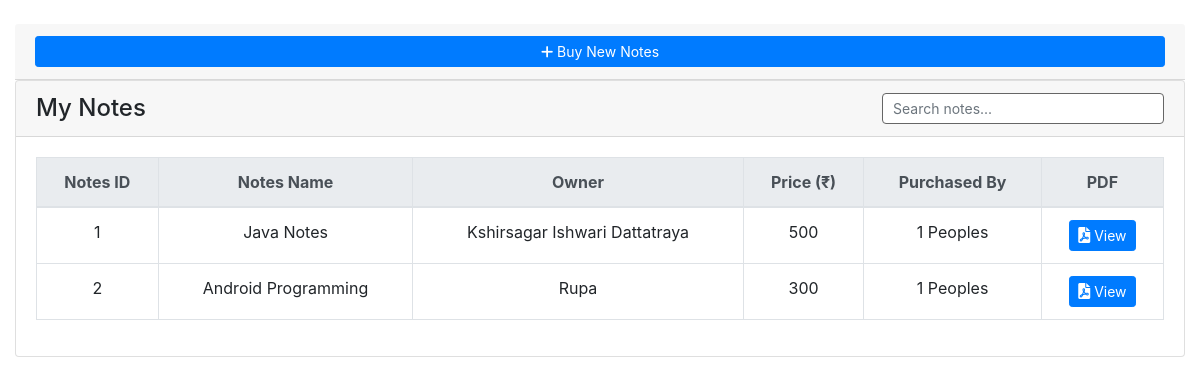
The app's page /notes.php, older data.
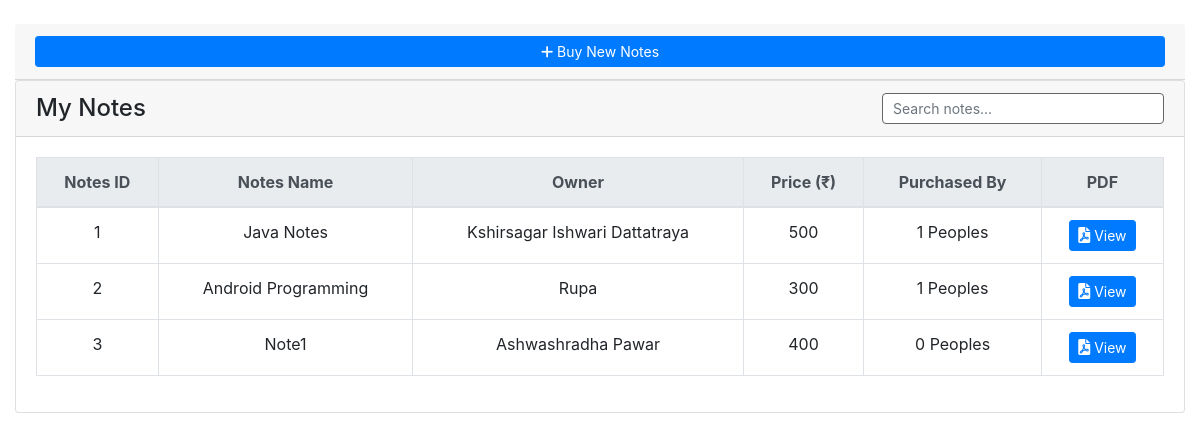
The same page, newer data.
### tables this page shows
CREATE TABLE `notes` (
  `notes_id` int(11) NOT NULL,
  `notes_owner_id` int(11) NOT NULL,
  `notes_name` varchar(200) NOT NULL,
  `notes_price` int(11) NOT NULL,
  `notes_pdf_link` varchar(500) NOT NULL
);

CREATE TABLE `users_database` (
  `user_id` int(11) NOT NULL,
  `name` varchar(200) NOT NULL,
  `email` varchar(200) NOT NULL,
  `password` varchar(200) NOT NULL,
  `user_type` int(11) NOT NULL,
  `phone_number` varchar(200) NOT NULL,
  `address` varchar(200) NOT NULL,
  `facebook` text NOT NULL,
  `instagram` text NOT NULL,
  `linkedin` text NOT NULL,
  `twitter` text NOT NULL,
  `github` text NOT NULL,
  `profile_information` text NOT NULL,
  `recent_activities` text NOT NULL,
  `created_on` datetime NOT NULL DEFAULT current_timestamp()
);

### notes.php (the view, shortened to what this page needs)
<?php
include 'db_connect.php';
?>
<!DOCTYPE html>
<html>
<head>
    <link rel="stylesheet" href="https://stackpath.bootstrapcdn.com/bootstrap/4.6.0/css/bootstrap.min.css">
    <link rel="stylesheet" href="https://cdnjs.cloudflare.com/ajax/libs/font-awesome/6.0.0/css/all.min.css">
</head>
<body>
<div class="container-fluid mt-4">
    <div class="card-header">
        <div class="card-tools">
            <a class="btn btn-block btn-sm btn-primary btn-flat" href="./index.php?page=new_notes">
                <i class="fa fa-plus"></i> Buy New Notes
            </a>
        </div>
    </div>
    <div class="card card-outline card-success">
        <div class="card-header d-flex justify-content-between align-items-center">
            <h4 class="card-title mb-0">My Notes</h4>
            <input type="text" id="searchInput" class="form-control form-control-sm w-25" placeholder="Search notes...">
        </div>
        <div class="card-body">
            <div class="table-responsive">
                <table class="table table-bordered table-hover" id="notesTable">
                    <thead class="thead-light">
                        <tr>
                            <th class="text-center" onclick="sortTable(0)">Notes ID</th>
                            <th class="text-center" onclick="sortTable(1)">Notes Name</th>
                            <th class="text-center" onclick="sortTable(2)">Owner</th>
                            <th class="text-center" onclick="sortTable(3)">Price (₹)</th>
                            <th class="text-center" onclick="sortTable(4)">Purchased By</th>
                            <th class="text-center">PDF</th>
                        </tr>
                    </thead>
                    <tbody>
                        <?php
                        if ($_SESSION['login_user_type'] == 3) {
                            $qry = $conn->query("
                                SELECT
                                    n.notes_id,
                                    n.notes_name,
                                    n.notes_price,
                                    u.name AS owner_name,
                                    COUNT(snr_all.student_id) AS total_purchased
                                FROM studentnotesregistered snr
                                INNER JOIN notes n
                                    ON snr.notes_id = n.notes_id
                                INNER JOIN users_database u
                                    ON n.notes_owner_id = u.user_id
                                LEFT JOIN studentnotesregistered snr_all
                                    ON snr_all.notes_id = n.notes_id
                                WHERE snr.student_id = " . (int)$_SESSION['login_user_id'] . "
                                GROUP BY n.notes_id
                            ");
                        } else {
                            $qry = $conn->query("
                                SELECT
                                    n.notes_id,
                                    n.notes_name,
                                    n.notes_price,
                                    u.name AS owner_name,
                                    COUNT(snr.student_id) AS total_purchased
                                FROM notes n
                                JOIN users_database u ON n.notes_owner_id = u.user_id
                                LEFT JOIN studentnotesregistered snr
                                    ON snr.notes_id = n.notes_id
                                GROUP BY n.notes_id
                            ");
                        }
                        while ($row = $qry->fetch_assoc()):
                        ?>
                        <tr>
                            <td class="text-center"><?php echo $row['notes_id']; ?></td>
                            <td class="text-center"><?php echo $row['notes_name']; ?></td>
                            <td class="text-center"><?php echo $row['owner_name']; ?></td>
                            <td class="text-center"><?php echo $row['notes_price']; ?></td>
                            <td class="text-center">
                                <?php echo $row['total_purchased']; ?> Peoples
                            </td>
                            <td class="text-center">
                                <a href="index.php?page=view_notes_pdf&id=<?php echo $row['notes_id']; ?>"
                                   class="btn btn-sm btn-primary">
                                    <i class="fa fa-file-pdf" style="font-size: 16px;"></i> View
                                </a>
                            </td>
                        </tr>
                        <?php endwhile; ?>
                    </tbody>
                </table>
            </div>
        </div>
    </div>
</div>
</body>
</html>

### notes.php (style rules this page uses)
#searchInput { border: 1px solid #666; border-radius: 4px; padding: 6px 10px; }

Row changes from the older to the newer data that the page shows:
added notes: notes_id "3", notes_name "Note1", notes_owner.name "Ashwashradha Pawar", notes_price "400", total_purchased "0"
